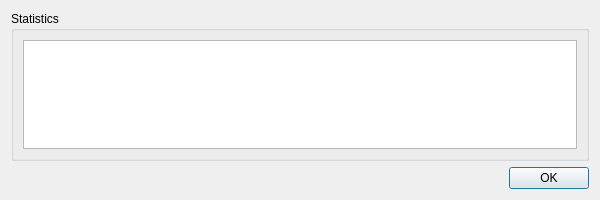
<?xml version="1.0" encoding="UTF-8"?>
<ui version="4.0">
 <class>StatsDialog</class>
 <widget class="QDialog" name="StatsDialog">
  <property name="geometry">
   <rect>
    <x>0</x>
    <y>0</y>
    <width>600</width>
    <height>200</height>
   </rect>
  </property>
  <property name="sizePolicy">
   <sizepolicy hsizetype="Minimum" vsizetype="Minimum">
    <horstretch>0</horstretch>
    <verstretch>0</verstretch>
   </sizepolicy>
  </property>
  <property name="windowTitle">
   <string>Statistics</string>
  </property>
  <layout class="QVBoxLayout" name="verticalLayout_2">
   <item>
    <widget class="QGroupBox" name="groupBox">
     <property name="title">
      <string>Statistics</string>
     </property>
     <layout class="QVBoxLayout" name="verticalLayout_3">
      <item>
       <layout class="QVBoxLayout" name="verticalLayout">
        <item>
         <widget class="QTextBrowser" name="textBrowser"/>
        </item>
       </layout>
      </item>
     </layout>
    </widget>
   </item>
   <item>
    <widget class="QDialogButtonBox" name="buttonBox">
     <property name="orientation">
      <enum>Qt::Horizontal</enum>
     </property>
     <property name="standardButtons">
      <set>QDialogButtonBox::Ok</set>
     </property>
    </widget>
   </item>
  </layout>
 </widget>
 <resources/>
 <connections>
  <connection>
   <sender>buttonBox</sender>
   <signal>accepted()</signal>
   <receiver>StatsDialog</receiver>
   <slot>accept()</slot>
   <hints>
    <hint type="sourcelabel">
     <x>248</x>
     <y>254</y>
    </hint>
    <hint type="destinationlabel">
     <x>157</x>
     <y>274</y>
    </hint>
   </hints>
  </connection>
  <connection>
   <sender>buttonBox</sender>
   <signal>rejected()</signal>
   <receiver>StatsDialog</receiver>
   <slot>reject()</slot>
   <hints>
    <hint type="sourcelabel">
     <x>316</x>
     <y>260</y>
    </hint>
    <hint type="destinationlabel">
     <x>286</x>
     <y>274</y>
    </hint>
   </hints>
  </connection>
 </connections>
</ui>
